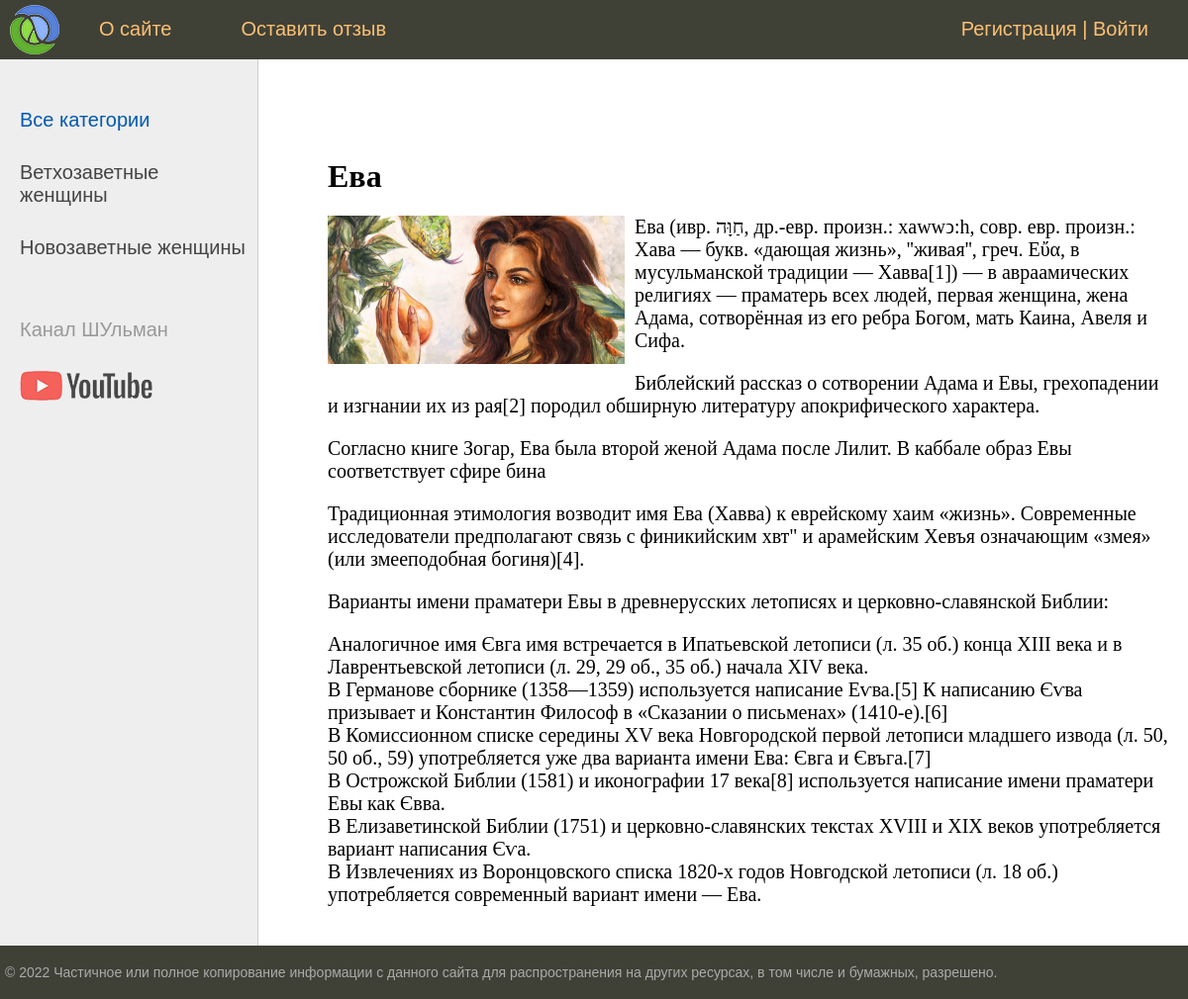
/post/eva/, run on the app's committed database.
### women/models.py (models this page shows, shortened)
class Category(models.Model):
    name = models.CharField(max_length=100, db_index=True, verbose_name='Категория')
    slug = models.SlugField(max_length=255, unique=True, db_index=True, verbose_name='URL')
    def get_absolute_url(self):
        return reverse('category', kwargs={'cat_slug':self.slug})
    class Meta:
        verbose_name = 'Категория'
        verbose_name_plural = 'Категории'

class Women(models.Model):
    title = models.CharField(max_length=255, verbose_name='Заголовок')
    slug = models.SlugField(max_length=255, unique=True, db_index=True, verbose_name='URL')
    content = models.TextField(blank=True, verbose_name='Текст статьи')
    photo = models.ImageField(upload_to='photos/%Y/%m/%d/', verbose_name='Фото')
    time_create = models.DateTimeField(auto_now_add=True, verbose_name='Время создания')
    time_update = models.DateTimeField(auto_now=True, verbose_name='Время обновления')
    is_published = models.BooleanField(default=True, verbose_name='Статья опублукована')
    cat = models.ForeignKey('Category', on_delete=models.PROTECT, verbose_name='Категория', related_name='get_posts')
    def __str__(self):
        return self.title
    class Meta:
        verbose_name = 'Библейские женщины'
        verbose_name_plural = 'Библейские женщины'
        ordering = ['id']

### women/views.py (the view)
# urls.py: path('post/<slug:post_slug>/', ShowPost.as_view(), name='post'),
class ShowPost(DataMixin, DetailView):
    model = Women
    template_name = 'women/post.html'
    slug_url_kwarg = 'post_slug'
    context_object_name = 'post'
    def get_context_data(self, *, object_list=None, **kwargs):
        context = super().get_context_data(**kwargs)
        c_def = self.get_user_context(title=context['post'])
        return dict(list(context.items()) + list(c_def.items()))

### women/utils.py (called while the page is built)
    def get_user_context(self, **kwargs):
        context = kwargs
        cats = cache.get('cats')
        if not cats:
            cats = Category.objects.all()#annotate(Count('women')) #all()
            cache.set('cats', cats, 60)
        user_menu = menu.copy()
        if not self.request.user.is_authenticated:
            user_menu.pop(1)
        context['menu'] = user_menu
        context['cats'] = cats
        if 'cat_selected' not in context:
            context['cat_selected'] = 0
        return context

### women/templates/women/post.html
{% extends 'women/base.html' %}
{% block content %}
<h1>{{post.title}}</h1>
{% if post.photo %}
<p><img class="img-article-left" src="{{post.photo.url}}"></p>
{% endif %}
{{post.content|linebreaks}}
{% endblock %}

### women/templates/women/base.html (shortened to what this page needs)
{% load static %}
{% load women_tags %}
<!DOCTYPE html>
<html>
<head>
	<link type="text/css" href="{% static 'women/css/styles.css' %}" rel="stylesheet" />
</head>
<body>
<table class="table-page" border=0 cellpadding="0" cellspacing="0">
<tr><td valign=top>
{% block mainmenu %}
		<div class="header">
			<ul id="mainmenu" class="mainmenu">
			<li class="logo"><a href="{% url 'home' %}"><div class="logo"></div></a></li>
{% for m in menu %}
			<li><a href="{% url m.url_name %}">{{m.title}}</a></li>
{% endfor %}
				{% if request.user.is_authenticated %}
				<li class="last"> {{user.username}} | <a href="{% url 'logout' %}">Выйти</a></li>
				{% else %}
				<li class="last"><a href="{% url 'register' %}">Регистрация</a> | <a href="{% url 'login' %}">Войти</a></li>
				{% endif %}
			</ul>
		</div>
{% endblock mainmenu %}
<table class="table-content" border=0 cellpadding="0" cellspacing="0">
<tr>
	<td valign="top" class="left-chapters">
	<ul id="leftchapters">
{% if cat_selected == 0 %}
		<li class="selected">Все категории</li>
{% else %}
		<li><a href="{% url 'home' %}">Все категории</a></li>
{% endif %}
{% for c in cats %}
	{% if c.pk == cat_selected %}
		<li class="selected">{{c.name}}</li>
	{% else %}
		<li><a href="{{ c.get_absolute_url }}">{{c.name}}</a></li>
	{% endif %}
{% endfor %}
		<li class="share">
		<p>Канал ШУльман</p>
		<a class="share-yt" href="https://www.youtube.com/watch?v=Q0vkjM-p_Dk" target="_blank" rel="nofollow"></a>
		</li>
	</ul>
</td>
<td valign="top" class="content">
	<div class="content-text">
{% block content %}
{% endblock %}
	</div>
</td></tr></table>
</td></tr>
<tr><td valign=top>
	<div id="footer">
		<p>&copy; 2022 Частичное или полное копирование информации с данного сайта для распространения на других ресурсах, в том числе и бумажных, разрешено.</p>
	</div>
</td></tr></table>
</body>
</html>

### women/static/women/css/styles.css (style rules this page uses)
html, body { font-family: 'Arial'; margin: 0; padding: 0; height: 100%; width: 100%; color: #444; }
a { color: #0059b2; text-decoration: none; }
img { max-width: 600px; height: auto; }
img.img-article-left { max-width: 300px; height: auto; float: left; padding: 0 10px 10px 0; }
.table-page { width: 100%; height: 100%; vertical-align: top; }
.table-page tr { height: 100%; }
.header { background: #3F4137; height: 60px; }
.logo { background: url('../images/logo.png') no-repeat 10px 5px; width: 70px; height: 60px; }
ul.mainmenu { list-style: none; margin: 0; padding: 0; height: 60px; color: #fdc073; font-size: 20px; overflow: hidden; }
ul.mainmenu li { float: left; margin: 18px 40px 0 30px; }
ul.mainmenu li.logo { margin: 0; }
ul.mainmenu li.last { float: right; }
ul.mainmenu li a { color: #fdc073; text-decoration: none; }
.table-content { width: 100%; min-height: 100%; height: 100%; }
.left-chapters { margin: 0; background: #eee; border-right: 1px solid #ccc; min-height: 100%; }
.left-chapters ul { width: 230px; min-height: 100%; margin: 0; padding: 20px 10px 10px 20px; list-style: none; font-size: 20px; }
.left-chapters ul li { margin: 30px 0 0 0; color: #999; }
.left-chapters ul li.selected { color: #0059b2; }
.left-chapters ul li a { color: #444; text-decoration: none; }
.left-chapters ul li.share { margin: 60px 0 0 0; }
.left-chapters ul li.share p { margin: 30px 0 30px 0; }
.left-chapters ul li.share a { display: inline-block; width: 40px; height: 40px; margin: 0 20px 0 0; }
.left-chapters ul li.share a.share-yt { width: 100%; height: 30px; background: url('../images/share_yt.png') no-repeat 0 0 }
.content { padding: 40px 20px 20px 40px; width: 100%; box-sizing: border-box; }
.content-text { margin: 60px 0 0 30px; color: #000; font-size: 20px; font-family: Yandex Sans Display Light; }
.content-text h1 { font-size: 32px; }
#footer { box-sizing: border-box; background: #3F4137; padding: 5px; color: #aaa; font-size: 14px; font-family: Verdana, Geneva, Arial, Helvetica; text-align: left; overflow: hidden; }

### data on the page
Category: name "Ветхозаветные женщины"
Category: name "Новозаветные женщины"
Women: title "Ева", photo (picture), content "Ева (ивр. ‏חַוָּה‏‎, др.-евр. произн.: xawwͻ:h, совр. евр. произн.: Хава — букв. «дающая жизнь», ''живая'', греч. Εὔα, в мусульманской традиции — Хавва[1]) — в авраамических религиях — праматерь всех людей, первая женщина, жена Адама, сотворённая из его ребра Богом, мать Каина, Авеля и Сифа. Библейский рассказ о сотворении Адама и Евы, грехопадении и изгнании их из рая[2] породил обширную литературу апокрифического характера. Согласно книге Зогар, Ева была второй женой Адама после Лилит. В каббале образ Евы соответствует сфире бина Традиционная этимология возводит имя Ева (Хавва) к еврейскому хаим «жизнь». Современные исследователи предполагают связь с финикийским хвт\" и арамейским Хевъя…"

### other printed values
{{ m.title }} "О сайте" "Оставить отзыв"
